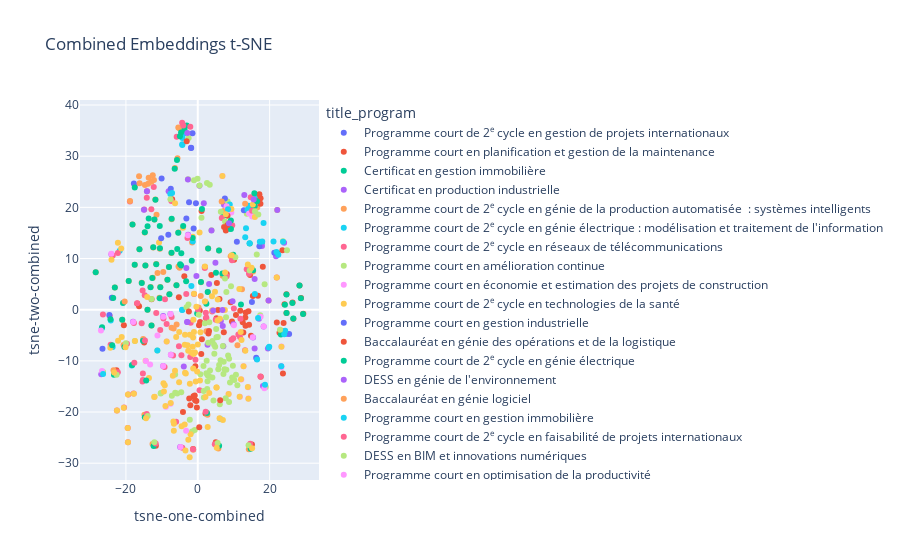

Write notebook code for a chart like this one.
### Code cell
tsne = TSNE(n_components=2, perplexity=50, max_iter=1000, random_state=42)
combined_tsne_result = tsne.fit_transform(combined_embeddings)
combined_df['tsne-one-combined'] = combined_tsne_result[:, 0]
combined_df['tsne-two-combined'] = combined_tsne_result[:, 1]

# Plot the program embeddings using t-SNE results
fig = px.scatter(
    combined_df,
    x='tsne-one-combined',
    y='tsne-two-combined',
    color='title_program',
    hover_data=['title_program', 'title_course'],
    title='Combined Embeddings t-SNE'
)
fig.show()
